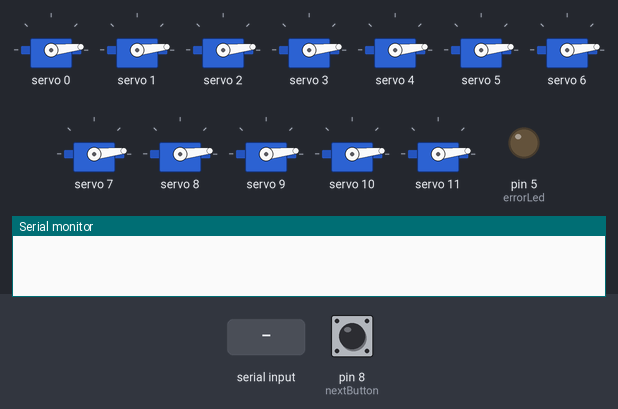
Bench run of a sketch on a simulated Arduino Uno, built with avr-gcc and run on an emulated ATmega328P. On the bench: 12 × servo, output pins drawn as LEDs (lit = HIGH), the last lines printed to the serial monitor. Inputs (shaded band) come from the test bench; at power-on: pin 8 (nextButton) LOW.

Above: at 2.4 s.
2.5 s: pin 8 (nextButton) pulled HIGH for 0.15 s
At 3.3 s:
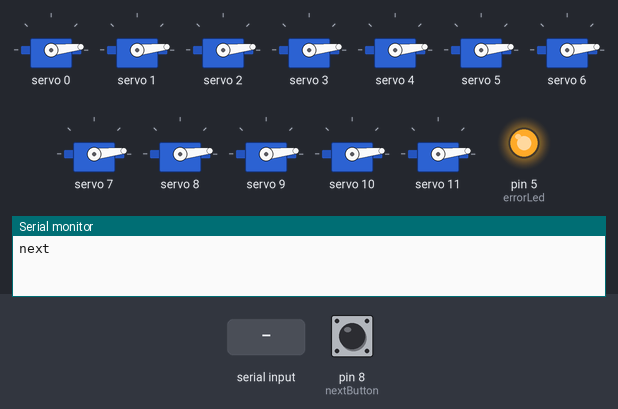
5.0 s: "0" received over Serial
At 7.3 s:
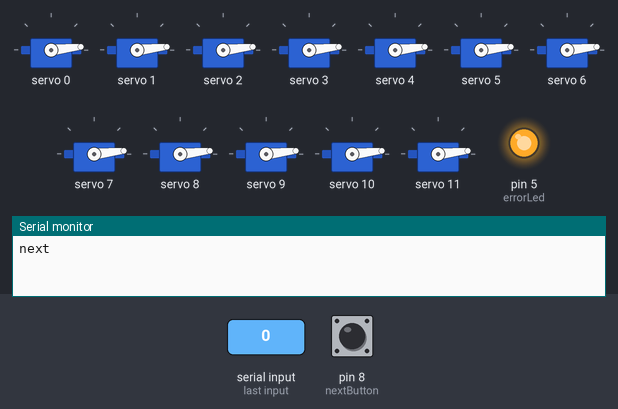
7.7 s: pin 8 (nextButton) pulled HIGH for 1 s
At 9.7 s:
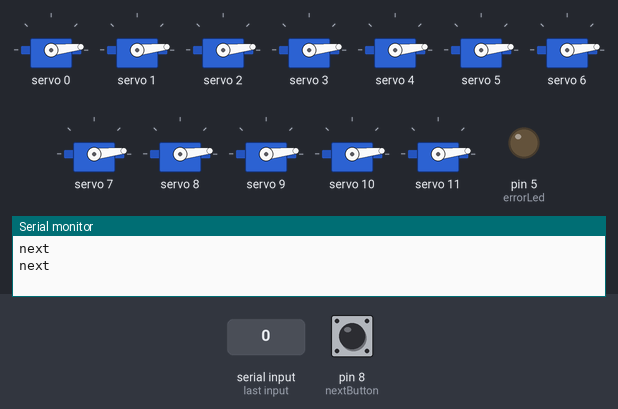
Timing chart, 0 to 11.2 s (numbered marks = the images above; inputs shaded):
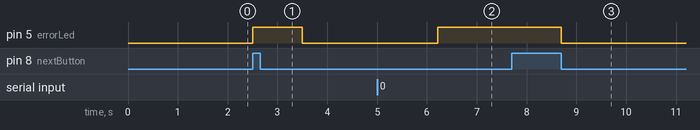

The sketch:

hardware.ino
```cpp
#include <Wire.h>
#include <Adafruit_PWMServoDriver.h>

Adafruit_PWMServoDriver myServo = Adafruit_PWMServoDriver();

#define DELAYSERVO 100
#define SERVOMIN 150
#define SERVOMAX 300
#define NUMSERVOS 12

String receivedString = "";
const int errorLed = 5;
const int nextButton = 8;
int buttonOld = 0;
int buttonNew = 0;


void setup() {
  Serial.begin(9600);
  myServo.begin();
  myServo.setPWMFreq(60);
  pinMode(errorLed,OUTPUT);
  pinMode(nextButton,INPUT);
  delay(10);
  parseAndMoveServos("000000000000a");
  Serial.println("");
  digitalWrite(errorLed,LOW);
}

void loop() {
  while (Serial.available()) {
    delay(10);
    char c = Serial.read();
    receivedString += c;
  }

  if (receivedString.length()!=0) {
    if (isValidInput(receivedString)) {
      parseAndMoveServos(receivedString);
      digitalWrite(errorLed,LOW);
    }
    else{
      parseAndMoveServos("000000000000a");
      digitalWrite(errorLed,HIGH);
    }
    receivedString = "";
  }

  buttonNew = digitalRead(nextButton);
  if(buttonNew && !buttonOld){
    buttonOld = 1;
    digitalWrite(errorLed,HIGH);
    Serial.println("next");
    delay(1000);
    digitalWrite(errorLed,LOW);
    Serial.println("");
  }
  else if (buttonNew){
    Serial.println("");
    buttonOld = 1;
    delay(1000);
  }
  else{
    buttonOld = 0;
  }
}

void parseAndMoveServos(String input) {
  int targetPos;
  for(int i = 0; i < NUMSERVOS; i++) {
    targetPos = (input.charAt(i) == '0') ? SERVOMIN : SERVOMAX;
    myServo.setPWM(i, 0, targetPos);
    delay(DELAYSERVO);
  }
}

bool isValidInput(String input) {
  if (input.length() != NUMSERVOS + 1) {
    return false;
  }

  for (int i = 0; i < NUMSERVOS; i++) {
    char c = input.charAt(i);
    if (c != '0' && c != '1') {
      return false;
    }
  }

  return true;
}
```

Measured:
- after the input at 2.5 s, pin 5 (errorLed): LOW → HIGH at once, → LOW 1.0 s later
- after the input at 5.0 s, pin 5 (errorLed): LOW → HIGH after 1.2 s
- after the input at 7.7 s, pin 5 (errorLed): HIGH → LOW after 1.0 s
